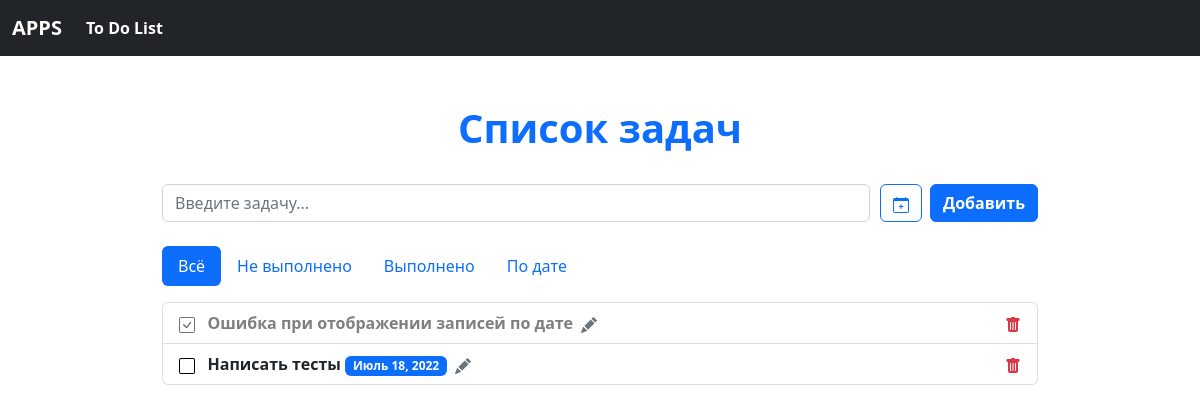
/app/do/, run on an earlier commit of the app's database.
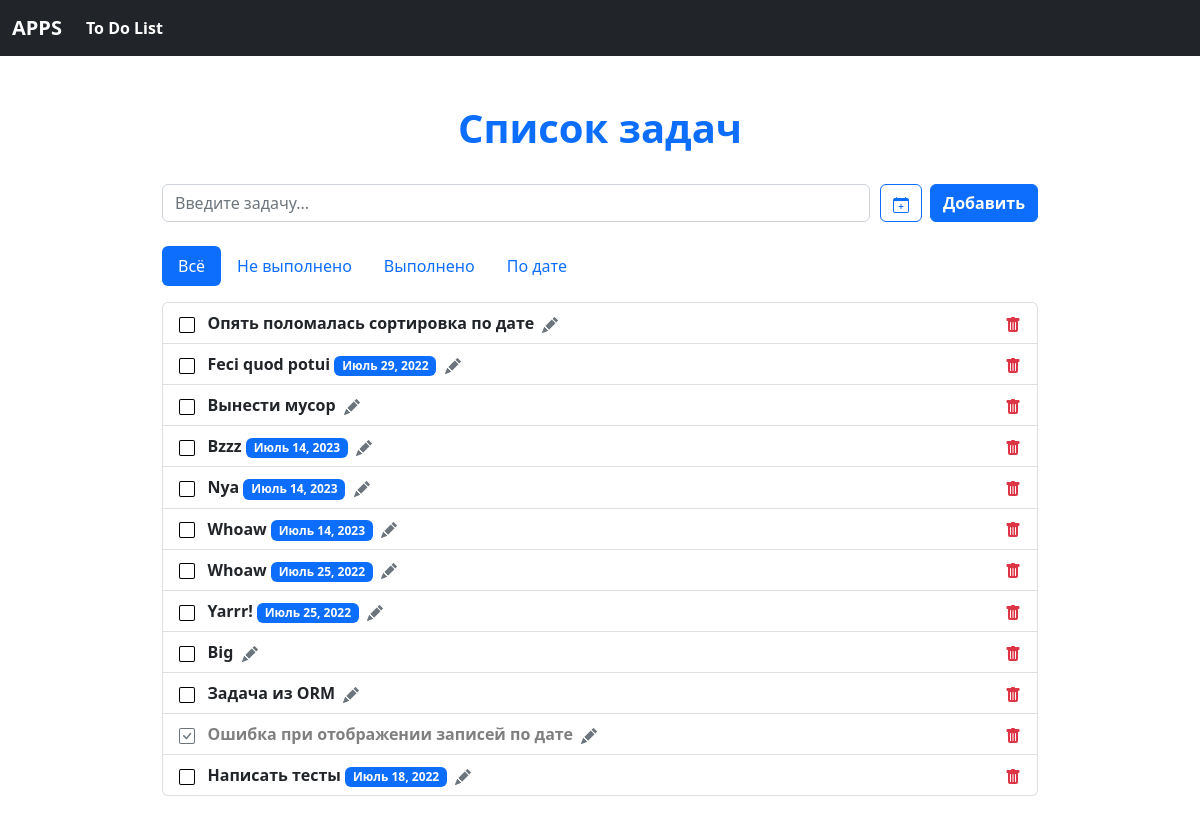
And on a later commit of the database.
### to_do_list/models.py (models this page shows, shortened)
class ToDo(models.Model):
    title = models.CharField(max_length=80)
    status = models.BooleanField(default=False)
    due_date = models.DateField(null=True, blank=True)

### to_do_list/views.py (the view)
# urls.py: path('', views.index, name='index'),
def index(request):
    todo_items = ToDo.objects.all()
    if request.method == 'POST':
        new_todo = ToDo(title = request.POST['title'])
        new_todo.save()
        redirect('todo:index')
    unchecked = todo_items.filter(status=False)
    checked = todo_items.filter(status=True)
    dated =  todo_items.exclude(status=True).filter(due_date__isnull=False)
    return render(request, 'to_do_list/index.html',
    {'todo_items': todo_items, 'unchecked': unchecked, 'checked': checked, 'dated': dated})

### to_do_list/templatetags/todo_extras.py (called while the page is built)
@register.filter_function
def order_by(queryset, args):
    args = [x.strip() for x in args.split(',')]
    return queryset.order_by(*args)

### to_do_list/templates/to_do_list/index.html (shortened to what the changed rows need)
{% extends "base.html" %}
{% load static %}
{% load todo_extras %}
{% block header %}
<div class="container-fluid">
    <div class="row pt-5 mb-4">
        <div class="col-12 text-primary text-center">
        <h1><b>Список задач</b></h1>
        </div>
    </div>
</div>
{% endblock header %}
{% block todo_items %}
<div class="container-fluid">
    <div class="row pt-2 justify-content-center">
        <div class="col-9">
            <div class="tab-content" id="nav-tabContent">
                <div class="tab-pane fade show active" id="nav-all" role="tabpanel" aria-labelledby="nav-all-tab" tabindex="0">
                    <ul class="list-group pt-3">
                        {% for todo in todo_items reversed %}
                        <li class="list-group-item">
                            {% if todo.status == False%}
                                <a href="{% url 'todo:change_status' todo.id %}" title="Отметить как выполнено" class="text-decoration-none">
                                <img src="{% static 'bootstrap/img/square.svg' %}" width="16" height="16"></a>
                                <item><strong>{{ todo.title|capfirst }}</strong></item>{% if todo.due_date %}&nbsp;<span class="badge bg-primary">{{ todo.due_date }}</span>{% endif %}&nbsp;
                                <a href="{% url 'todo:edit_todo' todo.id %}" title="Изменить" class="text-decoration-none">
                                <img src="{% static 'bootstrap/img/pencil-fill.svg' %}" width="16" height="16"></a>
                                <a href="{% url 'todo:delete_todo' todo.id %}" title="Удалить" class="text-decoration-none" style="float:right">
                                <img src="{% static 'bootstrap/img/trash-fill.svg' %}" width="16" height="16"></a>
                            {% else %}
                                <a href="{% url 'todo:change_status' todo.id %}" title="Отметить как невыполнено" class="text-decoration-none">
                                <img src="{% static 'bootstrap/img/check-square.svg' %}" width="16" height="16"></a>
                                <item class="text-black-50"><strong>{{ todo.title|capfirst }}</strong></item>&nbsp;
                                <a href="{% url 'todo:edit_todo' todo.id %}" title="Изменить" class="text-decoration-none">
                                <img src="{% static 'bootstrap/img/pencil-fill.svg' %}" width="16" height="16"></a>
                                <a href="{% url 'todo:delete_todo' todo.id %}" title="Удалить" class="text-decoration-none" style="float:right">
                                <img src="{% static 'bootstrap/img/trash-fill.svg' %}" width="16" height="16"></a>
                            {% endif %}
                        </li>
                        {% empty %}
                            <div class="text-primary">
                                <h3><b>Похоже, здесь ничего нет</b></h3>
                            </div>
                        {% endfor %}
                    </ul>
                </div>
            </div>
        </div>
    </div>
</div>
<br>
<br>
{% endblock todo_items %}

What changed in the data, as far as the page shows it:
added ToDo: status False (drawn), title "Опять поломалась сортировка по дате"
added ToDo: status False (drawn), title "Feci quod potui", due_date "Июль 29, 2022"
added ToDo: status False (drawn), title "Вынести мусор"
added ToDo: status False (drawn), title "Bzzz", due_date "Июль 14, 2023"
added ToDo: status False (drawn), title "Nya", due_date "Июль 14, 2023"
added ToDo: status False (drawn), title "Whoaw", due_date "Июль 14, 2023"
added ToDo: status False (drawn), title "Whoaw", due_date "Июль 25, 2022"
added ToDo: status False (drawn), title "Yarrr!", due_date "Июль 25, 2022"
added ToDo: status False (drawn), title "Big"
added ToDo: status False (drawn), title "Задача из ORM"
